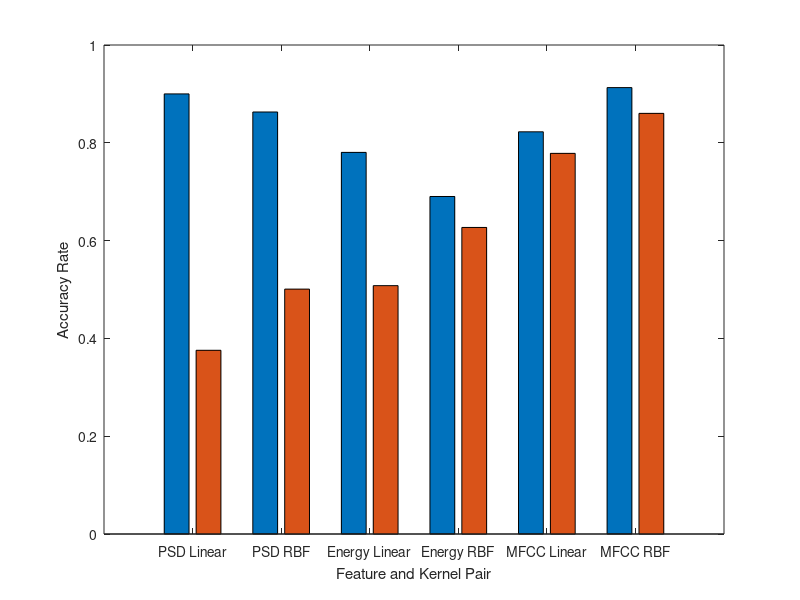

Write the MATLAB code that produced this figure.
function [] = graph()

x = [0.9000    0.3757;
0.8630    0.5008;
0.7804    0.5079;
0.6902    0.6269;
0.8225    0.7784;
0.9129    0.8602];
labels = {'PSD Linear' 'PSD RBF'  'Energy Linear'  'Energy RBF' 'MFCC Linear' 'MFCC RBF'}; 

bar(x);
'TicksLabelStyle = Vertical'
xlabel('Feature and Kernel Pair');
ylabel('Accuracy Rate');
set(gca,'XTick',1:6,'XTickLabel',labels);


end
